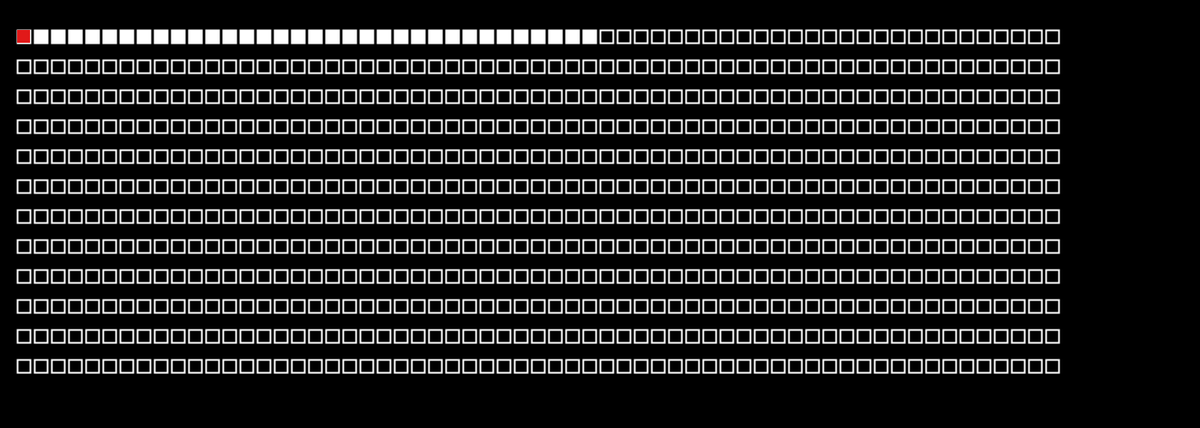
Frame 1 (no input)
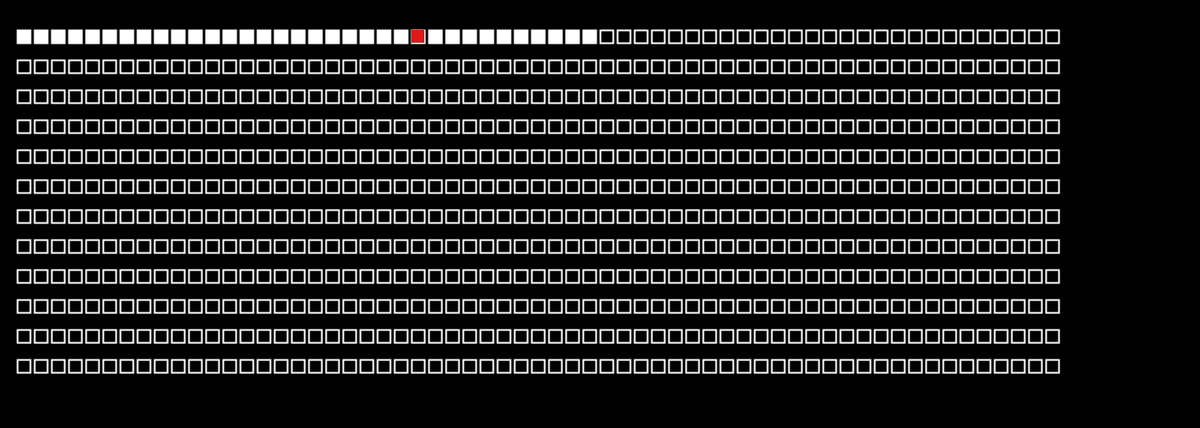
Frame 60 (the mouse pressed at the canvas centre just before this capture)
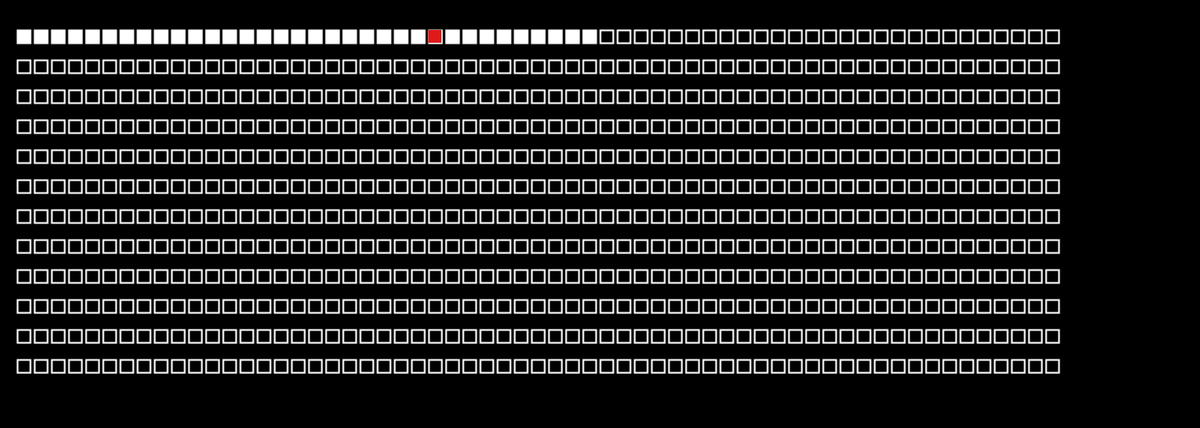
Frame 120 (the mouse held since frame 60 and released just before this capture)

The Processing sketch that drew these frames (run headless with seeded random() and noise(); from frame 60 on, the mouse is pressed at the canvas centre):

// Processing sketch: processing_75702
// ── processing_75702.pde

//everything is controlled by square spacing
//yay

int prevSec;
int millisRolloverTime;
int Secs;
int xpos;
int xcount;

void setup() {
  size(1400, 500);
  noStroke();
  
}

void draw() {
  smooth();

  int H = hour();
  int M = minute();
  int S = second();
  int mils = millis() - millisRolloverTime;
  
  background (0);
  backColour(25, 25);
  xcount++;
  Missile(); 
  pushMatrix();
  translate (50, 100);
  popMatrix();
}


void backColour(int x, int y) {
  int H = hour();
  int M = minute();
  
  //sets the 24 hour clock to 12 hours
  if (H == 0) {
    H = 12;
  }
  else if (H == 12) {
  }
  else {
    H = H;
  }

  //creates the minute squares
  for (int i = 0; i <= 1220; i += 20) {
    //creates the hour squares
    for (int j = 0; j <= 480 ; j +=35) {
      if ((i > 5) && (i < 1380)) {
        if ((j > 5) && (j <440 )) {
          noFill();
          strokeWeight(2);
          stroke(255);
          //fills the square by the  hour
          if ((j/35) == H) {
            //fills a square by the minute
            if ((i/20) <= M+1) {
              fill(255);
              rect(i, j, 15, 15);
            }
            else {
              noFill();
              rect(i, j, 15, 15);
            }
          }
          else {
            noFill();            
            rect(i, j, 15, 15);
          }
        }
      }
    }
  }
}

void Missile() {
  int H = hour();
  int M = minute();
  int S = second();

  if (prevSec != S) {
    millisRolloverTime = millis();
    xcount = 0;
  }

  prevSec = S;
  //stops the red missile at minutes
  xpos = 20 + xcount*20;

  if (xcount > M) {
    xcount = 0;
  }

  noStroke();
  fill(225, 25, 25);
  if (H == 0) {
    H = 12;
  }
  else if (H == 12) {
  }
  else {
    H = H;
  }
//the x co-ordinate is controlled by the xposition and number of minutes
//the y co-ordinate is controlled by the hour and moves by the distance between the squares
  rect(xpos, 35*H, 15, 15);
}
